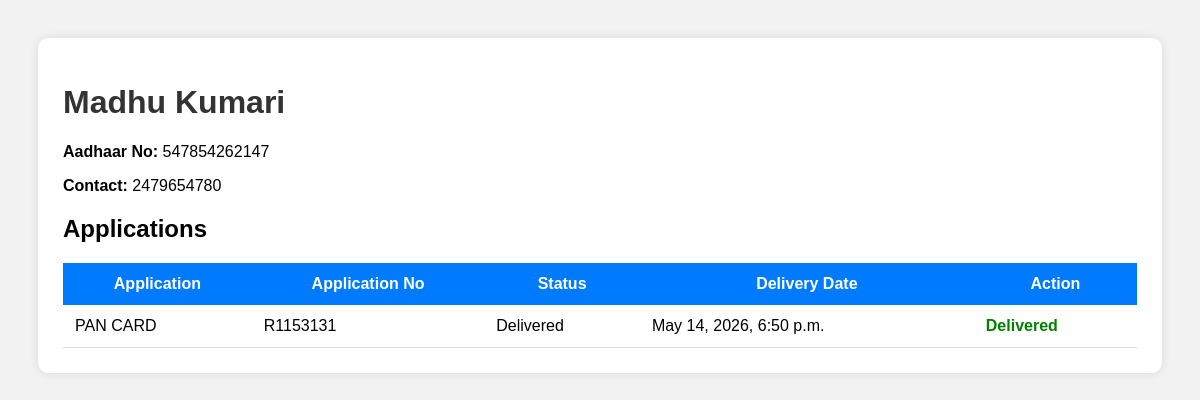
/customer/4/, run on the app's committed database.
### customers_app/models.py (models this page shows, shortened)
class Customer(models.Model):
    user = models.OneToOneField(
        User,
        on_delete=models.CASCADE,
        null=True,
        blank=True
    )
    name = models.CharField(max_length=100)
    aadhaar_no = models.CharField(max_length=20, unique=True)
    contact_no = models.CharField(max_length=15)

class Application(models.Model):
    STATUS_CHOICES = [
        ('Pending', 'Pending'),
        ('Submitted', 'Submitted'),
        ('In Process', 'In Process'),
        ('Approved', 'Approved'),
        ('Rejected', 'Rejected'),
        ('Delivered', 'Delivered'),
    ]
    customer = models.ForeignKey(Customer, on_delete=models.CASCADE)
    application_name = models.CharField(max_length=100)
    application_no = models.CharField(max_length=100)
    application_date = models.DateField()
    status_updated_at = models.DateTimeField(auto_now=True)
    delivery_date = models.DateTimeField(null=True, blank=True)
    status = models.CharField(
        max_length=20,
        choices=STATUS_CHOICES,
        default='Pending'
    )
    remarks = models.TextField(blank=True)

### customers_app/views.py (the view)
# urls.py: path('customer/<int:customer_id>/', views.customer_detail, name='customer_detail'),
def customer_detail(request, customer_id):
    customer = get_object_or_404(Customer, id=customer_id)
    applications = Application.objects.filter(customer=customer)
    return render(request, 'customer_detail.html', {
        'customer': customer,
        'applications': applications
    })

### templates/customer_detail.html (shortened to what this page needs)
<!DOCTYPE html>
<html>
<head>
</head>
<body>
<div class="container">
    <h1>{{ customer.name }}</h1>
    <div class="info">
        <p>
            <strong>Aadhaar No:</strong>
            {{ customer.aadhaar_no }}
        </p>
        <p>
            <strong>Contact:</strong>
            {{ customer.contact_no }}
        </p>
    </div>
    <h2>Applications</h2>
    <table>
        <tr>
            <th>Application</th>
            <th>Application No</th>
            <th>Status</th>
            <th>Delivery Date</th>
            <th>Action</th>
        </tr>
        {% for app in applications %}
        <tr>
            <td>{{ app.application_name }}</td>
            <td>{{ app.application_no }}</td>
            <td>{{ app.status }}</td>
            <td>
                {% if app.delivery_date %}
                    {{ app.delivery_date }}
                {% else %}
                    Not Delivered
                {% endif %}
            </td>
            <td>
                {% if app.status != 'Delivered' %}
                    <a
                        class="btn"
                        href="/update-status/{{ app.id }}/"
                    >
                        Mark Delivered
                    </a>
                {% else %}
                    <span class="delivered">
                        Delivered
                    </span>
                {% endif %}
            </td>
        </tr>
        {% empty %}
        <tr>
            <td colspan="5">
                No applications found.
            </td>
        </tr>
        {% endfor %}
    </table>
</div>
</body>
</html>

### templates/customer_detail.html (style rules this page uses)
body { font-family: Arial; background:#f2f2f2; padding:30px; }
.container { background:white; padding:25px; border-radius:10px; box-shadow:0px 0px 10px rgba(0,0,0,0.1); }
h1 { color:#333; }
.info { margin-bottom:20px; }
table { width:100%; border-collapse:collapse; background:white; }
table th { background:#007bff; color:white; padding:12px; }
table td { padding:12px; border-bottom:1px solid #ddd; }
.delivered { color:green; font-weight:bold; }

### data on the page
Customer: name "Madhu Kumari", aadhaar_no "547854262147", contact_no "2479654780"
Application: application_name "PAN CARD", application_no "R1153131", status "Delivered", delivery_date "May 14, 2026, 6:50 p.m."
